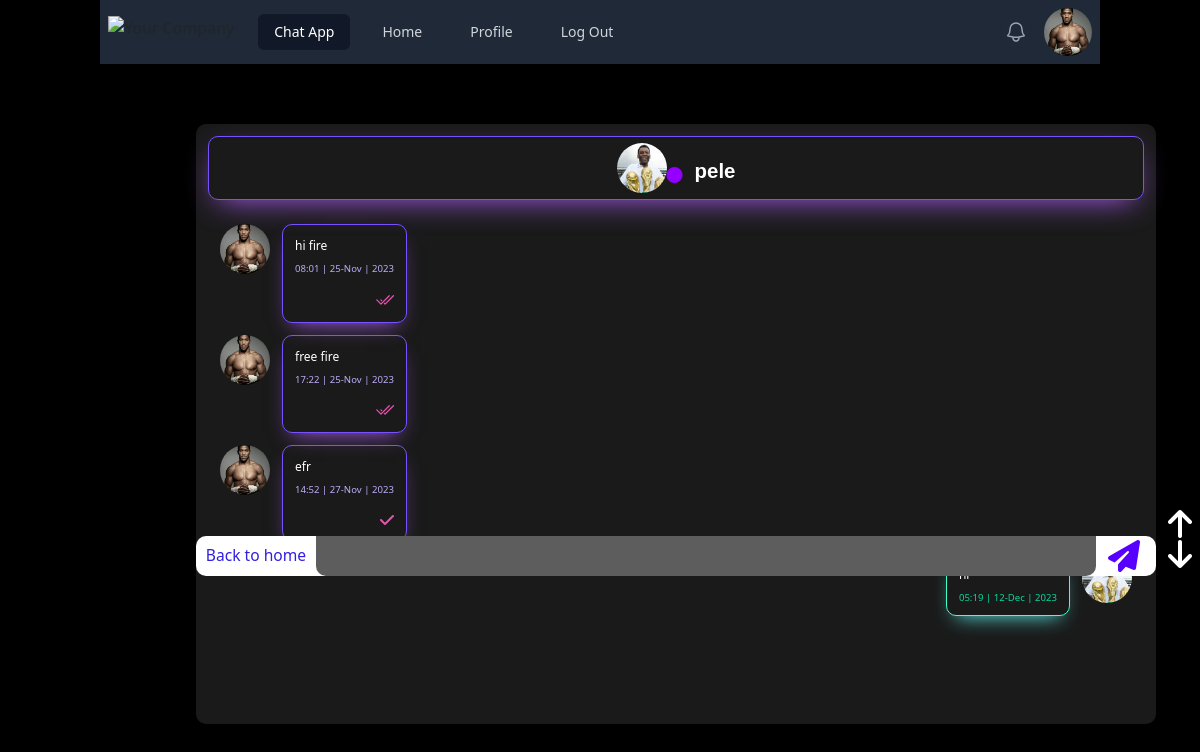
Page /contact/3 (signed in) on the committed database.
### users/models.py (models this page shows)
class CustomUser(AbstractUser):
    profile_picture = models.ImageField(default='default_profile_pic.png')

### chats/models.py (models this page shows, shortened)
class Messages(models.Model):
    text = models.CharField(max_length=200)
    sender = models.ForeignKey(CustomUser, on_delete=models.CASCADE, related_name='sender', null=True)
    recipient = models.ForeignKey(CustomUser, on_delete=models.CASCADE, related_name='recipient', null=True)
    created_time = models.DateTimeField(auto_now_add=True)
    send_status = models.CharField(max_length=10, choices=MESSAGES_TYPE, default='sending')

### chats/views.py (the view)
# urls.py: path('contact/<int:id>', UserDetailView.as_view(), name='contact'),
class UserDetailView(LoginRequiredMixin, View):
    def get(self, request, id):
        messages_form = MessageForm()
        user = CustomUser.objects.get(id=id)
        message = Messages.objects.filter(
            Q(Q(sender=request.user) & Q(recipient=user)) |
            Q(Q(sender=user) & Q(recipient=request.user))
        )
        message = message.order_by('created_time')
        count = message.filter(send_status='sending').count()
        for i in message:
            if i.sender != request.user and i.send_status == 'sending':
                i.send_status = 'sended'
                i.save()
        context = {
            'count': count,
            'user': user,
            'message': message,
            'messages_form': messages_form,
        }
        return render(request, 'contact.html', context)

### chats/forms.py
class MessageForm(ModelForm):
    class Meta:
        model = Messages
        fields = ['text']

### templates/contact.html (shortened to what this page needs)
{% extends 'base.html' %}
{% load static %}
{% block content %}
    <div class="chat">
        <div id="top" class="data">
            <img src="{{ user.profile_picture.url }}">
            <i style="color: #9400FF;" class="mt-4 mr-3 fa-sharp fa-solid fa-circle fa-beat-fade"></i>
            <h3 class="mt-3">{{ user.username }}</h3>
        </div>
        <form class="position-fixed" method="post" action="{% url 'message' user.id %}">
            <a href="{% url 'home' %}">Back to home </a>
            {{ messages_form.text }}
            <button type="submit"><i class="ml-3 fa-sharp fa-solid fa-paper-plane fa-2xl"></i></button>
        </form>
        <a href="#top"><i style="color: white; margin-left: 80vw; position: fixed; margin-top: 25vw" class="fa-solid fa-arrow-up fa-2xl"></i></a>
        <a href="#last"><i style="color: white; margin-left: 80vw; position: fixed; margin-top: 27.5vw" class="fa-sharp fa-solid fa-2xl fa-arrow-down"></i></a>
        {% for i in message %}
        {% if i.sender == request.user %}
            <div class="message">
                <img src="{{ request.user.profile_picture.url }}">
                <div class="text1">
                    <p>{{ i.text }}</p>
                    <h4 class="mt-2">{{ i.created_time|date:"H:i | d-M | Y" }}</h4>
                    {% if i.send_status == 'sending' %}
                        <i style="float: right; color: #EC53B0" class="mt-3 fa-solid fa-check"></i>
                    {% endif %}
                </div>
            </div>
        {% else %}
            <div class="message1">
                <img src="{{ user.profile_picture.url }}">
                <div class="text">
                    <p>{{ i.text }}</p>
                    <h4 class="mt-2">{{ i.created_time|date:"H:i | d-M | Y" }}</h4>
                </div>
            </div>
        {% endif %}
    {% endfor %}
    </div>
    <div id="last" class="last">
    </div>
{% endblock content %}

### templates/base.html (shortened to what this page needs)
<!DOCTYPE html>
{% load static %}
<html lang="en">
<head>
    <link href="https://cdn.jsdelivr.net/npm/bootstrap@5.0.2/dist/css/bootstrap.min.css" rel="stylesheet">
    <link rel="stylesheet" href="https://cdnjs.cloudflare.com/ajax/libs/font-awesome/6.4.2/css/all.min.css" />
    <link rel="stylesheet/scss" href="{% static 'src/input.css' %}" type="text/css">
    <link rel="stylesheet" href="https://cdnjs.cloudflare.com/ajax/libs/tailwindcss/2.2.19/tailwind.min.css" />
</head>
<body class="container">
<nav class="bg-gray-800">
  <div class="mx-auto max-w-7xl px-2 sm:px-6 lg:px-8">
    <div class="relative flex h-16 items-center justify-between">
      <div class="flex flex-1 items-center justify-center sm:items-stretch sm:justify-start">
        <div class="flex flex-shrink-0 items-center">
          <img class="h-8 w-auto" src="https://tailwindui.com/img/logos/mark.svg?color=indigo&shade=500" alt="Your Company">
        </div>
        <div class="hidden sm:ml-6 sm:block">
          <div class="flex space-x-4">
            <a href="#" class="bg-gray-900 text-white rounded-md px-3 py-2 text-sm font-medium" aria-current="page">Chat App</a>
            <a href="{% url 'home' %}" class="text-gray-300 hover:bg-gray-700 hover:text-white rounded-md px-3 py-2 text-sm font-medium">Home</a>
            <a href="{% url 'profile' %}" class="text-gray-300 hover:bg-gray-700 hover:text-white rounded-md px-3 py-2 text-sm font-medium">Profile</a>
            <a href="{% url 'logout' %}" class="text-gray-300 hover:bg-gray-700 hover:text-white rounded-md px-3 py-2 text-sm font-medium">Log Out</a>
          </div>
        </div>
      </div>
      <div class="absolute inset-y-0 right-0 flex items-center pr-2 sm:static sm:inset-auto sm:ml-6 sm:pr-0">
        <button type="button" class="relative rounded-full bg-gray-800 p-1 text-gray-400 hover:text-white focus:outline-none focus:ring-2 focus:ring-white focus:ring-offset-2 focus:ring-offset-gray-800">
          <span class="absolute -inset-1.5"></span>
        </button>
        <div class="relative ml-3">
          <div>
            <a href="{% url 'profile' %}"><button type="button" class="relative flex rounded-full bg-gray-800 text-sm" id="user-menu-button" aria-expanded="false" aria-haspopup="true">
              <span class="absolute -inset-1.5"></span>
              <img style="background-size: cover; object-fit: cover" class="h-12 w-12 rounded-full" src="{{ request.user.profile_picture.url }}" alt="">
            </button></a>
          </div>
        </div>
      </div>
    </div>
  </div>
</nav>
{% block content %}
{% endblock content %}
</body>
</html>

### templates/base.html (style rules this page uses)
body { background-color: black; }

### templates/contact.html (style rules this page uses)
body { background-color: black; }
.chat .data { display: flex; flex-direction: row; justify-content: center; padding: 6px; border: 1px solid #7752FE; border-radius: 10px; box-shadow: rgb(167, 92, 237) 0px 10px 30px -10px; margin-bottom: 2vw; }
.chat .data img { width: 50px; height: 50px; border-radius: 50%; background-size: cover; object-fit: cover; }
.chat .data h3 { color: white; font-family: sans-serif; font-weight: bolder; font-size: 1.7vw; }
.chat { border-radius: 10px; width: 80vw; background-color: rgba(255, 255, 255, 0.1); min-height: 600px; height: auto; margin-left: 8vw; margin-top: 5vw; padding: 1vw; margin-bottom: 1vw; }
.chat .message { display: flex; flex-direction: row; margin-left: 1vw; }
.chat .message img { width: 50px; height: 50px; border-radius: 50%; background-size: cover; object-fit: cover; margin-right: 1vw ; }
.chat .message { max-width: 60vw; margin: 1vw; }
.text1 { border-radius: 10px; padding: 1vw; border: 1px solid #7752FE; box-shadow: rgb(167, 92, 237) 0px 10px 20px -10px; }
.chat .message p { font-family: 'Segoe UI', Tahoma, Geneva, Verdana, sans-serif; font-size: 1vw; color: white; font-weight: 400; border-radius: 10px; }
.chat .message h4 { color: #BEADFA; text-align: right; font-size: 0.8vw; }
.message1 { display: flex; flex-direction: row-reverse; margin-left: 30vw !important; margin-bottom: 1vw; }
.chat .message1 img { width: 50px; height: 50px; border-radius: 50%; background-size: cover; object-fit: cover; margin-left: 1vw ; }
.chat .message1 { max-width: 60vw; margin: 1vw; }
.text { border-radius: 10px; padding: 1vw; border: 1px solid #45FFCA; box-shadow: rgb(92, 237, 232) 0px 10px 20px -10px; }
.chat .message1 .text p { font-family: 'Segoe UI', Tahoma, Geneva, Verdana, sans-serif; font-size: 1vw; color: white; font-weight: 400; border-radius: 10px; }
.chat .message1 .text h4 { color: rgb(10, 215, 157); text-align: right; font-size: 0.8vw; }
form { width: 80vw; background-color: white; height: 3.3vw; border-radius: 10px 10px 10px 10px; position: fixed; margin-top: 26vw; margin-left: -1vw; display: flex; flex-direction: row; }
form a { width: 10vw; border-radius: 10px 0 0 10px; text-align: center; color: #3120E0; padding-top: 8px; font-size: 1.3vw; }
form input { width: 65vw; outline: teal; height: 3.3vw; margin-bottom: 0.7vw; border: none; padding-left: 1vw; background-color: #5D5D5D; color: #00FFAB; border-radius: 0 0 10px 10px; }
form button i { border-radius: 0 0 10px 10px; color: #5800FF; }
.last { width: 200px; height: 70px; }

### rows in the picture
CustomUser: user.profile_picture (picture)
CustomUser: profile_picture (picture), username "pele"
Messages: user.profile_picture (picture), text "hi fire", created_time|d "08:01 | 25-Nov | 2023", send_status "sended" (drawn)
Messages: user.profile_picture (picture), text "free fire", created_time|d "17:22 | 25-Nov | 2023", send_status "sended" (drawn)
Messages: user.profile_picture (picture), text "efr", created_time|d "14:52 | 27-Nov | 2023", send_status "sending" (drawn)
Messages: profile_picture (picture), created_time|d "05:19 | 12-Dec | 2023"
